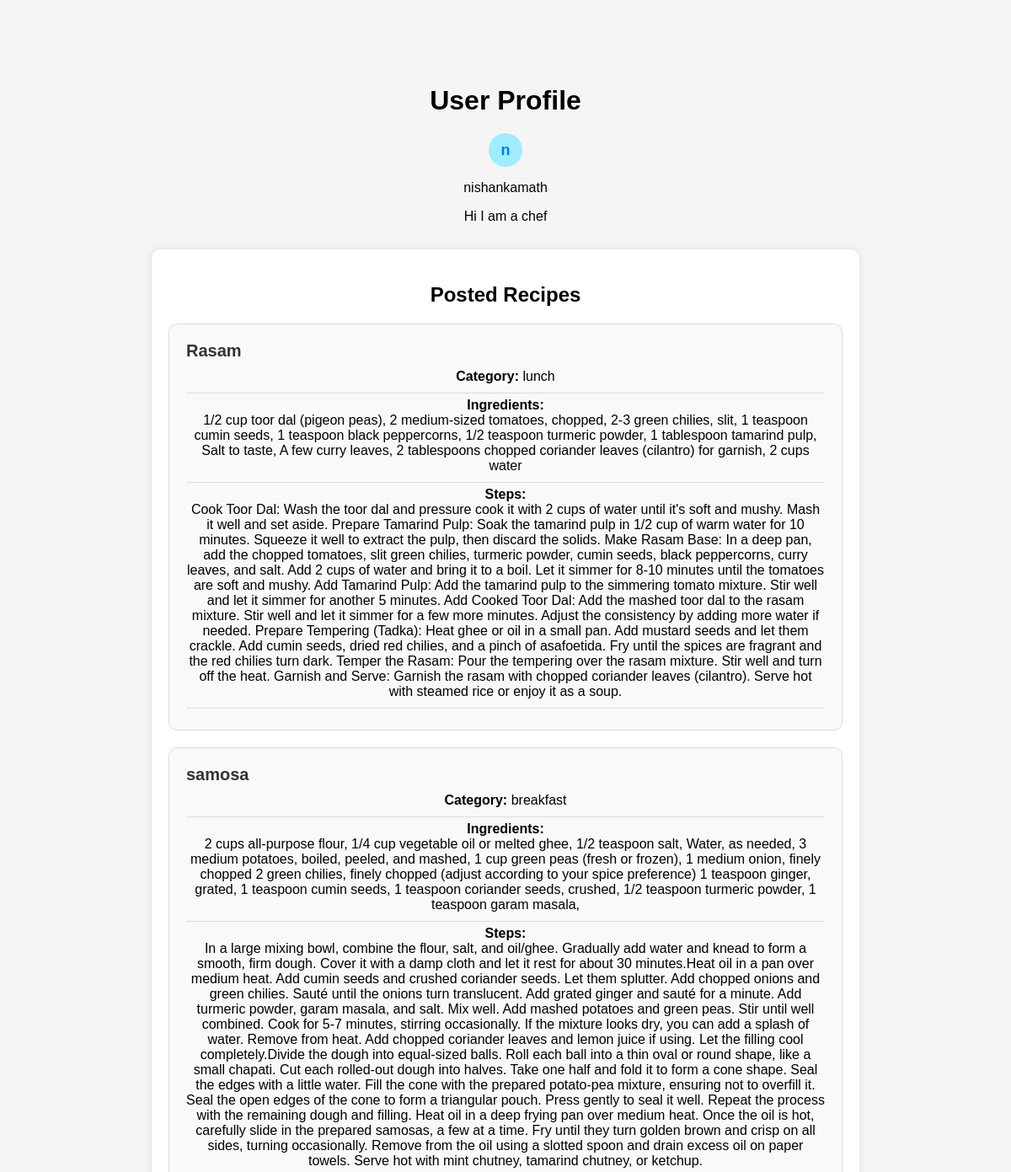
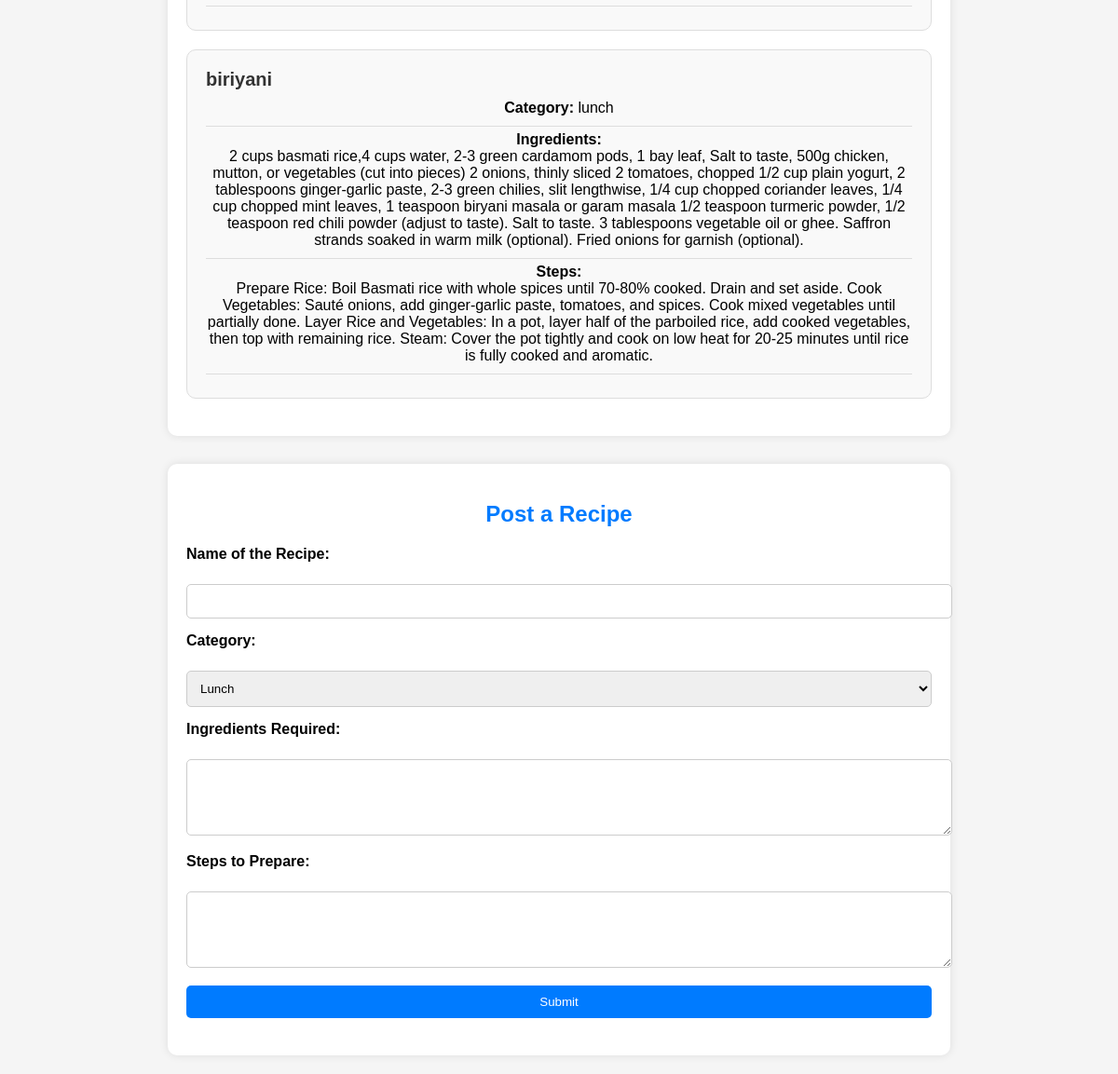
/profile/nishankamath (signed in), run on the app's committed database (2 pictures, top to bottom).
### tables this page shows
CREATE TABLE user (
                    username TEXT primary key,
                    password TEXT,
                    bio TEXT
                );

CREATE TABLE recipe(
                    user text,
                    recipe_name text,
                    category text,
                    ingredients text,
                    steps text,
                    FOREIGN KEY (user) REFERENCES user(username));

### app.py (the view)
@app.route('/profile/<username>')
def profile(username):
    user = get_user_by_username(username)
    if user:
        recipes = get_recipes_by_user(username)
        if 'username' in session:
            username = session['username']
            return render_template('profile.html', user=user, recipes=recipes)
    else:
        return "User not found", 404

### app.py (called while the page is built)
def connect_db():
    conn = sqlite3.connect('dishdazzle.db')
    return conn

def get_recipes_by_user(username):
    conn = connect_db()
    cursor = conn.cursor()
    cursor.execute("SELECT * FROM recipe WHERE user = ?", (username,))
    recipes = cursor.fetchall()
    conn.close()
    return recipes

def get_user_by_username(username):
    conn = connect_db()
    cursor = conn.cursor()
    cursor.execute("SELECT * FROM user WHERE username = ?", (username,))
    user = cursor.fetchone()
    conn.close()
    return user

### templates/profile.html (shortened to what this page needs)
<!DOCTYPE html>
<html lang="en">
<head>
    <link rel="stylesheet" type="text/css" href="{{ url_for('static', filename='styles.css') }}">
</head>
<body>
    <div class="content">
        <h1>User Profile</h1>
        <div class="circle">
            {{ user[1][0] }}
        </div>
        <div class="user-info">
            <p>{{ user[1] }}</p>
            <p>{{ user[2] }}</p>
        </div>
    </div>
    <div class="recipes">
        <h2 style="text-align: center;">Posted Recipes</h2>
        {% for recipe in recipes %}
        <div class="recipe-card">
            <h3>{{ recipe[1] }}</h3>
            <p><strong>Category:</strong> {{ recipe[2] }}</p>
            <p><strong>Ingredients:</strong><br>{{ recipe[3] }}</p>
            <p><strong>Steps:</strong><br>{{ recipe[4] }}</p>
        </div>
        {% endfor %}
    </div>
    <div class="post-recipe">
        <h2>Post a Recipe</h2>
        <form action="{{ url_for('post_recipe') }}" method="post">
            <label for="recipe_name">Name of the Recipe:</label><br>
            <input type="text" id="recipe_name" name="recipe_name" required><br>
            <label for="category">Category:</label><br>
            <select id="category" name="category">
                <option value="lunch">Lunch</option>
            </select><br>
            <label for="ingredients">Ingredients Required:</label><br>
            <textarea id="ingredients" name="ingredients" rows="4" cols="50" required></textarea><br>
            <label for="steps">Steps to Prepare:</label><br>
            <textarea id="steps" name="steps" rows="4" cols="50" required></textarea><br>
            <input type="submit" value="Submit">
        </form>
    </div>
</body>
</html>

### static/styles.css (style rules this page uses)
body { font-family: Arial, sans-serif; background-color: #f2f2f2; margin: 0; padding: 0; }
h1 { text-align: center; margin-bottom: 20px; }
label { display: block; margin-bottom: 10px; }
input { width: 100%; padding: 10px; margin-bottom: 20px; border: 1px solid #ccc; border-radius: 5px; }
p { text-align: center; }

### templates/profile.html (style rules this page uses)
body { font-family: Arial, sans-serif; background-color: #f5f5f5; padding: 20px; margin: 0; }
.circle { width: 40px; height: 40px; border-radius: 50%; background-color: #9fedff; color: #007bff; display: flex; justify-content: center; align-items: center; font-size: 18px; font-weight: bold; margin-left: auto; margin-right: auto; }
.content { padding-top: 60px; }
.post-recipe { background-color: #fff; border-radius: 10px; box-shadow: 0 0 10px rgba(0, 0, 0, 0.1); padding: 20px; text-align: center; margin: 0 auto; max-width: 800px; }
.post-recipe h2 { color: #007bff; margin-bottom: 20px; }
.post-recipe label { display: block; font-weight: bold; margin-bottom: 5px; text-align: left; }
.post-recipe input[type="text"], .post-recipe select, .post-recipe textarea { width: 100%; padding: 10px; margin-bottom: 15px; border: 1px solid #ccc; border-radius: 5px; }
.post-recipe textarea { white-space: pre-wrap; resize: vertical; }
.post-recipe input[type="submit"] { background-color: #007bff; color: #fff; padding: 10px 20px; border: none; border-radius: 5px; cursor: pointer; }
.recipes { background-color: #fff; border-radius: 10px; box-shadow: 0 0 10px rgba(0, 0, 0, 0.1); padding: 20px; margin: 0 auto; max-width: 800px; }
.recipe-card { background-color: #f9f9f9; border: 1px solid #ddd; border-radius: 10px; padding: 20px; margin-bottom: 20px; }
.recipe-card h3 { margin-top: 0; color: #333; font-size: 20px; margin-bottom: 10px; }
.recipe-card p { margin: 5px 0; font-size: 16px; border-bottom: 1px solid #ddd; padding-bottom: 10px; }

### data on the page
user: password "n", password "nishankamath", bio "Hi I am a chef"
recipe: recipe_name "Rasam", category "lunch", ingredients "1/2 cup toor dal (pigeon peas), 2 medium-sized tomatoes, chopped, 2-3 green chilies, slit, 1 teaspoon cumin seeds, 1 teaspoon black peppercorns, 1/2 teaspoon turmeric powder, 1 tablespoon tamarind pulp, Salt to taste, A few curry leaves, 2 tablespoons chopped coriander leaves (cilantro) for garnish, 2 cups water", steps "Cook Toor Dal: Wash the toor dal and pressure cook it with 2 cups of water until it's soft and mushy. Mash it well and set aside. Prepare Tamarind Pulp: Soak the tamarind pulp in 1/2 cup of warm water for 10 minutes. Squeeze it well to extract the pulp, then discard the solids. Make Rasam Base: In a deep pan, add the chopped tomatoes, slit green chilies, turmeric powder, cumin seeds, black peppercorns, curry leaves, and salt. Add 2 cups of water and bring it to a boil. Let it simmer for 8-10 minutes until the tomatoes are soft and mushy. Add Tamarind Pulp: Add the tamarind pulp to the simmering tomato mixture. Stir well and let it simmer for another 5 minutes. Add Cooked Toor Dal: Add the…"
recipe: recipe_name "samosa", category "breakfast", ingredients "2 cups all-purpose flour, 1/4 cup vegetable oil or melted ghee, 1/2 teaspoon salt, Water, as needed, 3 medium potatoes, boiled, peeled, and mashed, 1 cup green peas (fresh or frozen), 1 medium onion, finely chopped 2 green chilies, finely chopped (adjust according to your spice preference) 1 teaspoon ginger, grated, 1 teaspoon cumin seeds, 1 teaspoon coriander seeds, crushed, 1/2 teaspoon turmeric powder, 1 teaspoon garam masala,", steps "In a large mixing bowl, combine the flour, salt, and oil/ghee. Gradually add water and knead to form a smooth, firm dough. Cover it with a damp cloth and let it rest for about 30 minutes.Heat oil in a pan over medium heat. Add cumin seeds and crushed coriander seeds. Let them splutter. Add chopped onions and green chilies. Sauté until the onions turn translucent. Add grated ginger and sauté for a minute. Add turmeric powder, garam masala, and salt. Mix well. Add mashed potatoes and green peas. Stir until well combined. Cook for 5-7 minutes, stirring occasionally. If the mixture looks dry, you can add a splash of water. Remove from heat. Add chopped coriander leaves and lemon juice if using.…"
recipe: recipe_name "biriyani", category "lunch", ingredients "2 cups basmati rice,4 cups water, 2-3 green cardamom pods, 1 bay leaf, Salt to taste, 500g chicken, mutton, or vegetables (cut into pieces) 2 onions, thinly sliced 2 tomatoes, chopped 1/2 cup plain yogurt, 2 tablespoons ginger-garlic paste, 2-3 green chilies, slit lengthwise, 1/4 cup chopped coriander leaves, 1/4 cup chopped mint leaves, 1 teaspoon biryani masala or garam masala 1/2 teaspoon turmeric powder, 1/2 teaspoon red chili powder (adjust to taste). Salt to taste. 3 tablespoons vegetable oil or ghee. Saffron strands soaked in warm milk (optional). Fried onions for garnish (optional).", steps "Prepare Rice: Boil Basmati rice with whole spices until 70-80% cooked. Drain and set aside. Cook Vegetables: Sauté onions, add ginger-garlic paste, tomatoes, and spices. Cook mixed vegetables until partially done. Layer Rice and Vegetables: In a pot, layer half of the parboiled rice, add cooked vegetables, then top with remaining rice. Steam: Cover the pot tightly and cook on low heat for 20-25 minutes until rice is fully cooked and aromatic."
